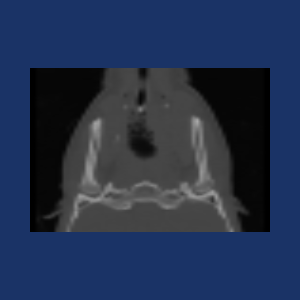

This figure's Python source:
#!/usr/bin/env python
# Demonstrate vtkHandleWidget with vtkConstrainedPointHandleRepresentation on an image slice.

import vtkmodules.vtkInteractionStyle  # noqa: F401
import vtkmodules.vtkRenderingFreeType  # noqa: F401
import vtkmodules.vtkRenderingOpenGL2  # noqa: F401

import os

from vtkmodules.vtkCommonDataModel import vtkPlane
from vtkmodules.vtkIOImage import vtkVolume16Reader
from vtkmodules.vtkImagingCore import vtkImageShiftScale
from vtkmodules.vtkInteractionWidgets import (
    vtkConstrainedPointHandleRepresentation,
    vtkHandleWidget,
)
from vtkmodules.vtkRenderingCore import (
    vtkImageActor,
    vtkRenderWindow,
    vtkRenderWindowInteractor,
    vtkRenderer,
)

# Dataset
data_dir = os.environ.get("VPE_DATA_DIR", os.path.dirname(os.path.abspath(__file__)))
volume_reader = vtkVolume16Reader()
volume_reader.SetDataDimensions(64, 64)
volume_reader.SetDataByteOrderToLittleEndian()
volume_reader.SetImageRange(1, 93)
volume_reader.SetDataSpacing(3.2, 3.2, 1.5)
volume_reader.SetFilePrefix(os.path.join(data_dir, "headsq", "quarter"))
volume_reader.ReleaseDataFlagOn()
volume_reader.SetDataMask(0x7FFF)
volume_reader.Update()

# Filter: shift and scale to unsigned char for display
scalar_range = volume_reader.GetOutput().GetScalarRange()
shifter = vtkImageShiftScale()
shifter.SetShift(-1.0 * scalar_range[0])
shifter.SetScale(255.0 / (scalar_range[1] - scalar_range[0]))
shifter.SetOutputScalarTypeToUnsignedChar()
shifter.SetInputConnection(volume_reader.GetOutputPort())
shifter.ReleaseDataFlagOff()
shifter.Update()

# Actor: coronal slice
image_actor = vtkImageActor()
image_actor.GetMapper().SetInputConnection(shifter.GetOutputPort())
image_actor.VisibilityOn()
image_actor.SetDisplayExtent(0, 63, 30, 30, 0, 92)
image_actor.InterpolateOn()

# Renderer
renderer = vtkRenderer()
renderer.AddActor(image_actor)
renderer.SetBackground(0.1, 0.2, 0.4)

# Render window
render_window = vtkRenderWindow()
render_window.AddRenderer(renderer)
render_window.SetWindowName("constrained handle widget")
render_window.SetSize(300, 300)

# Interactor
interactor = vtkRenderWindowInteractor()
interactor.SetRenderWindow(render_window)

# Widget
handle_rep = vtkConstrainedPointHandleRepresentation()
handle_rep.ActiveRepresentationOn()
handle_rep.SetPosition(image_actor.GetCenter())
handle_rep.SetProjectionNormalToYAxis()
handle_rep.SetProjectionPosition(image_actor.GetCenter()[1])

# Add bounding planes to constrain the handle
bounds = image_actor.GetBounds()

bounding_plane_1 = vtkPlane()
bounding_plane_1.SetOrigin(bounds[0], bounds[2], bounds[4])
bounding_plane_1.SetNormal(1.0, 0.0, 0.0)

bounding_plane_2 = vtkPlane()
bounding_plane_2.SetOrigin(bounds[0], bounds[2], bounds[4])
bounding_plane_2.SetNormal(0.0, 0.0, 1.0)

bounding_plane_3 = vtkPlane()
bounding_plane_3.SetOrigin(bounds[1], bounds[3], bounds[5])
bounding_plane_3.SetNormal(-1.0, 0.0, 0.0)

bounding_plane_4 = vtkPlane()
bounding_plane_4.SetOrigin(bounds[1], bounds[3], bounds[5])
bounding_plane_4.SetNormal(0.0, 0.0, -1.0)

handle_rep.AddBoundingPlane(bounding_plane_1)
handle_rep.AddBoundingPlane(bounding_plane_2)
handle_rep.AddBoundingPlane(bounding_plane_3)
handle_rep.AddBoundingPlane(bounding_plane_4)

handle_widget = vtkHandleWidget()
handle_widget.SetInteractor(interactor)
handle_widget.SetRepresentation(handle_rep)

# Scene
renderer.GetActiveCamera().SetPosition(0, 0, 0)
renderer.GetActiveCamera().SetFocalPoint(0, 1, 0)
renderer.GetActiveCamera().SetViewUp(0, 0, 1)
renderer.ResetCamera()

interactor.Initialize()
interactor.Start()
